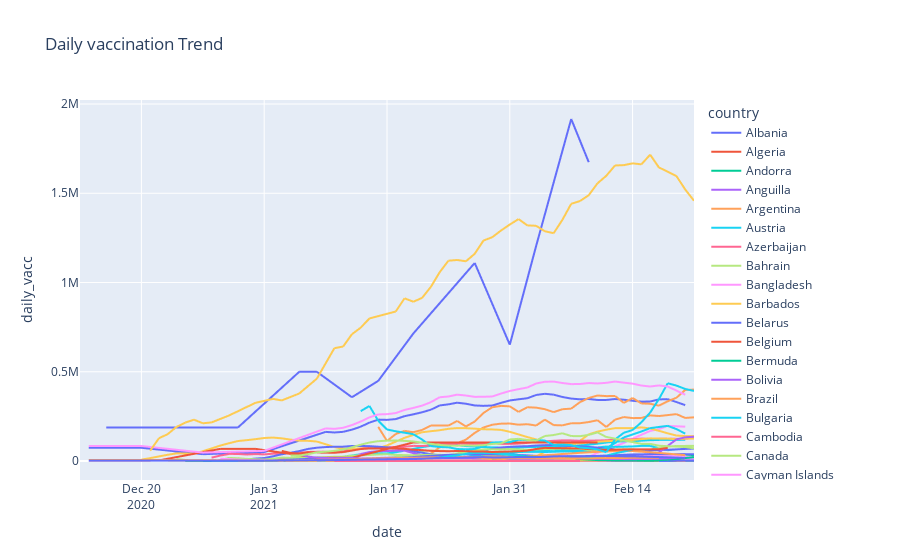

The notebook cell saved with this chart:
### Markdown cell above
0.81% of the whole population are vaccinated in India

### Code cell
# Daily Vaccination Trend
px.line(cv, x = 'date', y ='daily_vacc', color = 'country',title = 'Daily vaccination Trend')
